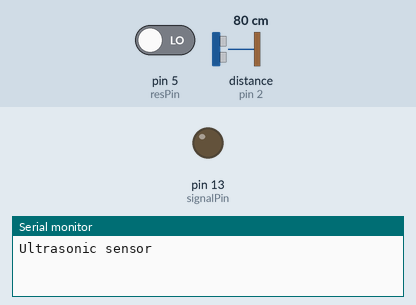
Simulated run of this sketch. Board: Arduino Uno, built with avr-gcc and run on an emulated ATmega328P. Shown: output pins drawn as LEDs (lit = HIGH), the last lines printed to the serial monitor. Wiring (inferred from the names in the program): ultrasonic range finder: trigger pin 3; echo pin 2. The test bench sets the inputs (shaded band); at power-on: distance to the obstacle (sensor on pin 2) 80 cm, pin 5 (resPin) LOW. The echo pulse lasts 58.3 µs per cm; pins used as bus, display or sensor lines are not drawn.

Above: at 1.2 s.
1.3 s: distance to the obstacle (sensor on pin 2) set to 12 cm
2.8 s: distance to the obstacle (sensor on pin 2) set to 9 cm
At 4.2 s:
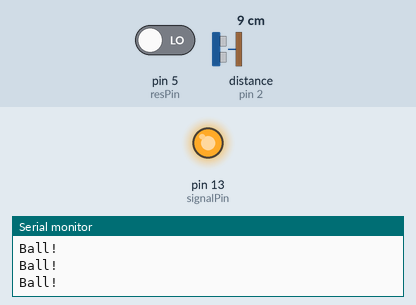
Timing chart, 0 to 5.8 s (numbered marks = the images above; inputs shaded):
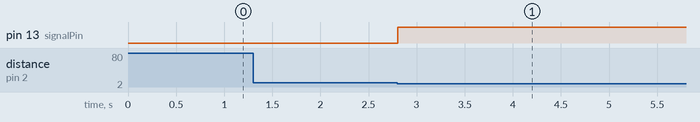

Measured:
- the behaviour switches between 11 and 10 cm on distance to the obstacle (sensor on pin 2) (found by bisection; images 0 and 1)
- after the input at 1.3 s, every drawn part: stays the same
- after the input at 2.8 s, pin 13 (signalPin): LOW → HIGH at once

The sketch:

distanceSensor.ino
```cpp
#define echoPin 2
#define trigPin 3
#define signalPin 13
#define resPin 5

long duration;
int distance;
int readings[10];
int readingsPointer = 0;
int average = 0;

int maxBallDist = 10;

bool ballDetected = false;


void setup() {
  // put your setup code here, to run once:
  pinMode(trigPin, OUTPUT);
  pinMode(signalPin, OUTPUT);
  pinMode(echoPin, INPUT);
  pinMode(resPin, INPUT);
  Serial.begin(9600);
  Serial.println("Ultrasonic sensor");
}

void loop() {
  // put your main code here, to run repeatedly:
  digitalWrite(trigPin, LOW);
  delayMicroseconds(2);

  digitalWrite(trigPin, HIGH);
  delayMicroseconds(10);
  digitalWrite(trigPin, LOW);

  duration = pulseIn(echoPin, HIGH);
  distance = duration * 0.034 / 2;

  if (distance > 30) {
    distance = 30;
  }

  //Serial.print(distance);
  //Serial.print(" , ");

  //addReading();
  //getAverage();
  detectBall();

  if (ballDetected) {
    checkResPin();
  }
}

void addReading() {
  readings[readingsPointer] = distance;
  readingsPointer ++;

  if (readingsPointer > 9) {
    readingsPointer = 0;
  }
}

void printReadings() {
  for (int i = 0; i < maxBallDist; i++) {
    Serial.print("[ ");
    Serial.print(readings[i]);
    Serial.print(" ]");
  }
  Serial.println("  | All readings |");
}

void getAverage() {
  int counter = 0;
  for (int i = 0; i < 10; i++) {
    average = average + readings[i];
    counter ++;
  }
  average = average / counter;
}

void detectBall() {
  if (distance < maxBallDist) {
    Serial.println("Ball! ");
    ballDetected = true;
    digitalWrite(signalPin, HIGH);
  }
}

void detectBallAverage() {
  if (average < 8) {
    Serial.println("Ball! ");
    ballDetected = true;
    digitalWrite(signalPin, HIGH);
  }
}

void checkResPin() {
  if (digitalRead(resPin)) {
    digitalWrite(signalPin, LOW);
    ballDetected = false;
  }
}
```
